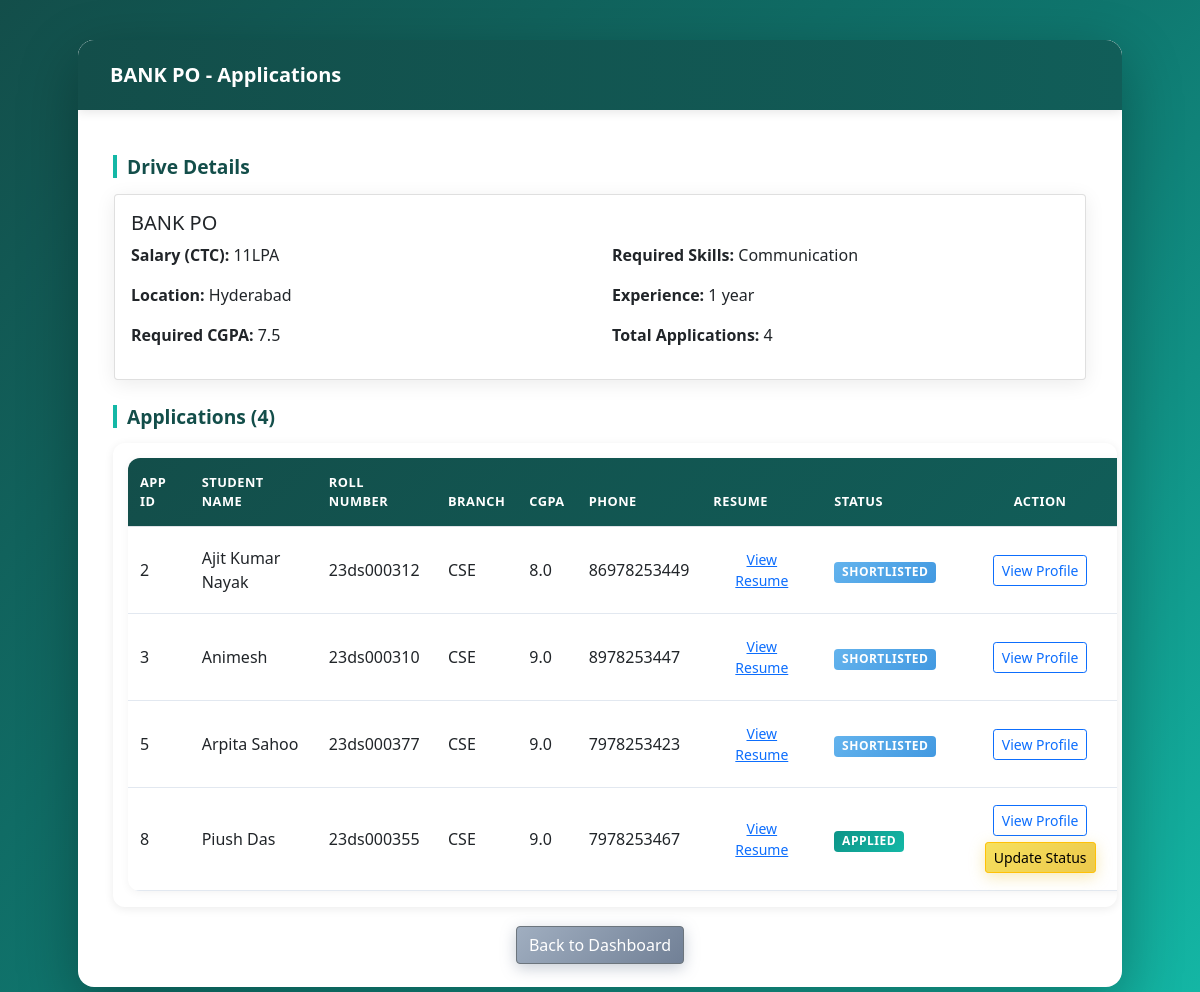
Page /company/view_applications/1 on the committed database.
### application/models.py (models this page shows)
class PlacementDrive(db.Model):
    id = db.Column(db.Integer(), primary_key=True)
    job_title = db.Column(db.String(), nullable=False)
    job_description = db.Column(db.String(), nullable=False)
    eligibility_criteria = db.Column(db.String(), nullable=False)
    required_skills = db.Column(db.String(), nullable=True)
    experience = db.Column(db.String(), nullable=True)
    required_cgpa = db.Column(db.Float(), nullable=False)
    eligible_branches = db.Column(db.String(), nullable=False)
    ctc = db.Column(db.String(), nullable=False)
    location = db.Column(db.String(), nullable=False)
    drive_date = db.Column(db.String(), nullable=False)
    application_deadline = db.Column(db.String(), nullable=False)
    max_positions = db.Column(db.Integer(), nullable=False)
    approval_status = db.Column(db.String(), default="pending")
    drive_status = db.Column(db.String(), default="upcoming")
    company_id = db.Column(db.Integer(), db.ForeignKey("company.id"), nullable=False)
    applications = db.relationship("Application", backref="drive_details")

class Application(db.Model):
    id = db.Column(db.Integer(), primary_key=True)
    application_date = db.Column(db.String(), nullable=False)
    status = db.Column(db.String(), default="applied")
    student_id = db.Column(db.Integer(), db.ForeignKey("student.id"), nullable=False)
    drive_id = db.Column(db.Integer(), db.ForeignKey("placement_drive.id"), nullable=False)

class Student(db.Model):
    id = db.Column(db.Integer(), primary_key=True)
    full_name = db.Column(db.String(), nullable=False)
    roll_number = db.Column(db.String(), unique=True, nullable=False)
    branch = db.Column(db.String(), nullable=False)
    cgpa = db.Column(db.Float(), nullable=False)
    graduation_year = db.Column(db.Integer(), nullable=False)
    phone = db.Column(db.String(), nullable=False)
    skills = db.Column(db.String(), nullable=True)
    resume_link = db.Column(db.String(), nullable=True)
    user_id = db.Column(db.Integer(), db.ForeignKey("user.id"), nullable=False)
    applications = db.relationship("Application", backref="student_details")

### application/controllers.py (the view)
@app.route("/company/view_applications/<int:drive_id>")
def view_applications(drive_id):
    drive = PlacementDrive.query.get(drive_id)
    applications = Application.query.filter_by(drive_id=drive_id).all()
    return render_template("view_applications.html", drive=drive, applications=applications)

### templates/view_applications.html (shortened to what this page needs)
<!DOCTYPE html>
<html lang="en">
<head>
    <link rel="stylesheet" href="/static/style.css">
    <link href="https://cdn.jsdelivr.net/npm/bootstrap@5.0.2/dist/css/bootstrap.min.css" rel="stylesheet">
</head>
<body>
    <div id="main">
        <div id="canvas" class="overflow-auto">
            <nav class="navbar navbar-expand-lg navbar-light bg-light">
                <div class="container-fluid">
                    <a class="navbar-brand" href="#">{{drive.job_title}} - Applications</a>
                </div>
            </nav>
            <div id="content">
                <h3 class="headings">Drive Details</h3>
                <div class="card m-3">
                    <div class="card-body">
                        <h5 class="card-title">{{drive.job_title}}</h5>
                        <div class="row">
                            <div class="col-md-6">
                                <p><strong>Salary (CTC):</strong> {{drive.ctc}}</p>
                                <p><strong>Location:</strong> {{drive.location}}</p>
                                <p><strong>Required CGPA:</strong> {{drive.required_cgpa}}</p>
                            </div>
                            <div class="col-md-6">
                                {% if drive.required_skills %}
                                <p><strong>Required Skills:</strong> {{drive.required_skills}}</p>
                                {% endif %}
                                {% if drive.experience %}
                                <p><strong>Experience:</strong> {{drive.experience}}</p>
                                {% endif %}
                                <p><strong>Total Applications:</strong> {{applications|length}}</p>
                            </div>
                        </div>
                    </div>
                </div>
                <h3 class="headings">Applications ({{applications|length}})</h3>
                <div class="table border">
                    <table class="table">
                        <thead>
                            <tr>
                                <th>App ID</th>
                                <th>Student Name</th>
                                <th>Roll Number</th>
                                <th>Branch</th>
                                <th>CGPA</th>
                                <th>Phone</th>
                                <th>Resume</th>
                                <th>Status</th>
                                <th class="text-center">Action</th>
                            </tr>
                        </thead>
                        <tbody>
                            {% for app in applications %}
                            <tr>
                                <td>{{app.id}}</td>
                                <td>{{app.student_details.full_name}}</td>
                                <td>{{app.student_details.roll_number}}</td>
                                <td>{{app.student_details.branch}}</td>
                                <td>{{app.student_details.cgpa}}</td>
                                <td>{{app.student_details.phone}}</td>
                                <td>
                                    {% if app.student_details.resume_link %}
                                        <a href="{{app.student_details.resume_link}}" target="_blank" class="btn btn-link btn-sm">View Resume</a>
                                    {% else %}
                                        N/A
                                    {% endif %}
                                </td>
                                <td>
                                    {% if app.status == "applied" %}
                                        <span class="badge bg-primary">Applied</span>
                                    {% elif app.status == "shortlisted" %}
                                        <span class="badge bg-info">Shortlisted</span>
                                    {% elif app.status == "interview" %}
                                        <span class="badge bg-warning">Interview</span>
                                    {% elif app.status == "selected" %}
                                        <span class="badge bg-success">Placed</span>
                                    {% else %}
                                        <span class="badge bg-danger">Rejected</span>
                                    {% endif %}
                                </td>
                                <td class="text-center">
                                    <a href="/view_student/{{app.student_details.id}}" class="btn btn-outline-primary btn-sm">View Profile</a>
                                    {% if app.status == "applied" %}
                                    <a href="/company/update_application/{{app.id}}?source=view_applications" class="btn btn-warning btn-sm">Update Status</a>
                                    {% endif %}
                                </td>
                            </tr>
                            {% endfor %}
                        </tbody>
                    </table>
                </div>
                <div class="text-center mt-3">
                    <a href="/company/{{drive.company_details.user_id}}" class="btn btn-secondary">Back to Dashboard</a>
                </div>
            </div>
        </div>
    </div>
</body>
</html>

### static/style.css (style rules this page uses)
* { margin: 0; padding: 0; box-sizing: border-box; }
body { font-family: 'Segoe UI', Tahoma, Geneva, Verdana, sans-serif; background: linear-gradient(135deg, #134e4a 0%, #0f766e 50%, #14b8a6 100%); min-height: 100vh; }
#main { padding: 20px; }
#canvas { background: #ffffff; margin: 20px auto; width: 90%; max-width: 1400px; min-height: 600px; border-radius: 16px; box-shadow: 0 20px 60px rgba(0, 0, 0, 0.3); overflow: hidden; }
.navbar { background: linear-gradient(90deg, #134e4a 0%, #115e59 100%) !important; padding: 15px 20px !important; box-shadow: 0 2px 10px rgba(0, 0, 0, 0.1); }
.navbar-brand { color: #fff !important; font-weight: 600; font-size: 1.3rem; }
.btn { padding: 10px 20px; border-radius: 8px; font-weight: 500; transition: all 0.3s ease; border: none; margin: 3px; }
.btn-warning { background: linear-gradient(135deg, #f6e05e 0%, #ecc94b 100%); color: #744210; box-shadow: 0 4px 15px rgba(236, 201, 75, 0.4); }
.btn-secondary { background: linear-gradient(135deg, #a0aec0 0%, #718096 100%); box-shadow: 0 4px 15px rgba(113, 128, 150, 0.4); }
.btn-sm { padding: 6px 14px; font-size: 0.85rem; }
.btn-outline-primary { border: 2px solid #0d9488; color: #0d9488; background: transparent; }
.card { border: none; border-radius: 12px; box-shadow: 0 4px 20px rgba(0, 0, 0, 0.08); transition: all 0.3s ease; margin: 15px; overflow: hidden; }
.card-body { padding: 20px; }
.table { margin: 15px; border-radius: 12px; overflow: hidden; box-shadow: 0 2px 10px rgba(0, 0, 0, 0.05); }
.table thead { background: linear-gradient(135deg, #134e4a 0%, #115e59 100%); color: #fff; }
.table thead th { border: none; padding: 15px 12px; font-weight: 600; text-transform: uppercase; font-size: 0.8rem; letter-spacing: 0.5px; }
.table tbody tr { transition: all 0.2s ease; }
.table tbody td { padding: 14px 12px; vertical-align: middle; border-color: #e2e8f0; }
.badge { padding: 6px 12px; border-radius: 20px; font-weight: 500; font-size: 0.75rem; text-transform: uppercase; letter-spacing: 0.5px; }
.badge.bg-info { background: linear-gradient(135deg, #63b3ed 0%, #4299e1 100%) !important; }
.badge.bg-primary { background: linear-gradient(135deg, #0d9488 0%, #14b8a6 100%) !important; }
.headings { color: #134e4a; font-weight: 700; margin: 25px 15px 15px; padding-left: 10px; border-left: 4px solid #14b8a6; font-size: 1.2rem; }
#content { padding: 20px; }
.table.border { border: none !important; border-radius: 12px; box-shadow: 0 2px 10px rgba(0, 0, 0, 0.08); }
a { color: #0d9488; text-decoration: none; transition: all 0.2s ease; }

### rows in the picture
PlacementDrive: job_title "BANK PO", ctc "11LPA", location "Hyderabad", required_cgpa "7.5", required_skills "Communication", experience "1 year"
Application: id "2", student_details.full_name "Ajit Kumar Nayak", student_details.roll_number "23ds000312", student_details.branch "CSE", student_details.cgpa "8.0", student_details.phone "86978253449", status "SHORTLISTED"
Application: id "3", student_details.full_name "Animesh", student_details.roll_number "23ds000310", student_details.branch "CSE", student_details.cgpa "9.0", student_details.phone "8978253447", status "SHORTLISTED"
Application: id "5", student_details.full_name "Arpita Sahoo", student_details.roll_number "23ds000377", student_details.branch "CSE", student_details.cgpa "9.0", student_details.phone "7978253423", status "SHORTLISTED"
Application: id "8", student_details.full_name "Piush Das", student_details.roll_number "23ds000355", student_details.branch "CSE", student_details.cgpa "9.0", student_details.phone "7978253467", status "APPLIED"

### other values in the picture
{{ applications|length }} "4"
